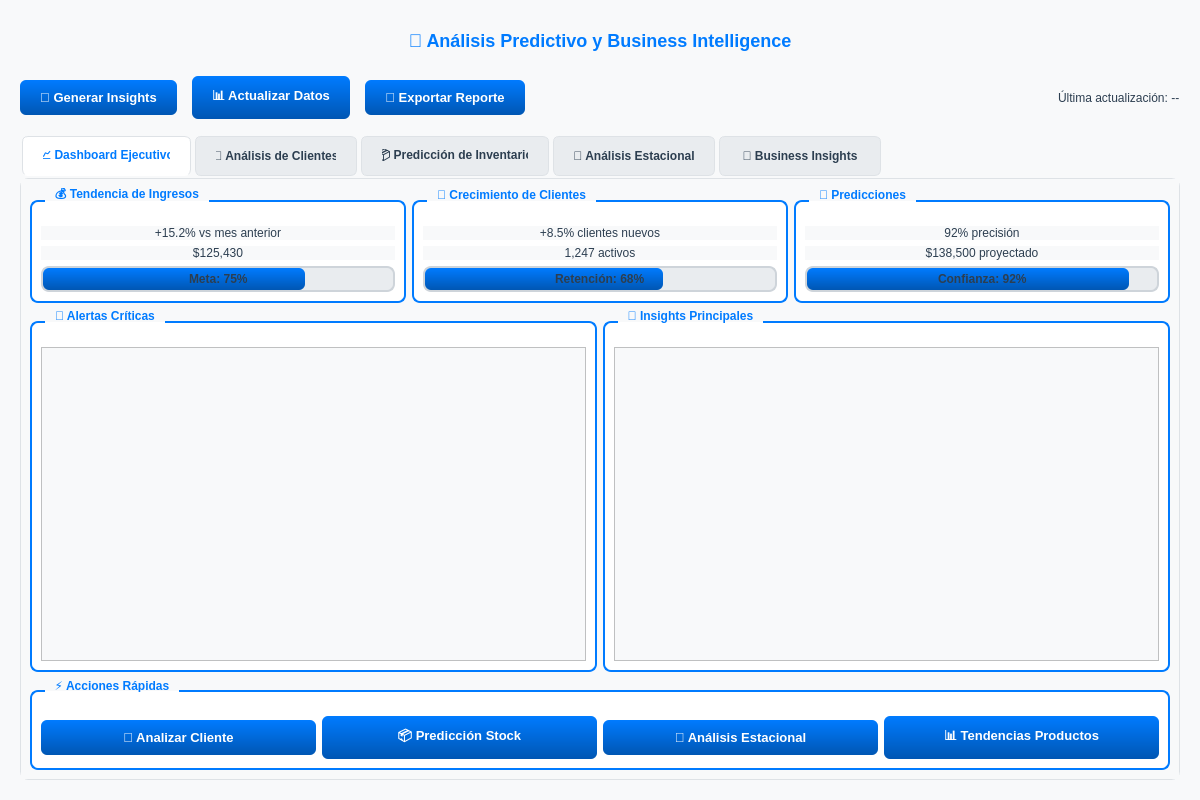
<?xml version="1.0" encoding="UTF-8"?>
<ui version="4.0">
 <class>EnhancedPredictiveAnalyticsWidget</class>
 <widget class="QWidget" name="EnhancedPredictiveAnalyticsWidget">
  <property name="geometry">
   <rect>
    <x>0</x>
    <y>0</y>
    <width>1200</width>
    <height>800</height>
   </rect>
  </property>
  <property name="windowTitle">
   <string>🤖 Análisis Predictivo y Business Intelligence</string>
  </property>
  <property name="styleSheet">
   <string>
QWidget {
    background-color: #f8f9fa;
    color: #2c3e50;
    font-family: 'Segoe UI', Arial, sans-serif;
}

QTabWidget::pane {
    border: 1px solid #dee2e6;
    background-color: white;
    border-radius: 8px;
}

QTabBar::tab {
    background: #e9ecef;
    border: 1px solid #dee2e6;
    padding: 12px 20px;
    margin: 2px;
    border-radius: 6px 6px 0 0;
    font-weight: bold;
    min-width: 120px;
}

QTabBar::tab:selected {
    background: white;
    border-bottom-color: white;
    color: #007bff;
}

QTabBar::tab:hover {
    background: #f8f9fa;
}

QGroupBox {
    font-weight: bold;
    border: 2px solid #007bff;
    border-radius: 8px;
    margin-top: 12px;
    padding-top: 15px;
    background-color: white;
}

QGroupBox::title {
    subcontrol-origin: margin;
    left: 15px;
    padding: 0 8px 0 8px;
    color: #007bff;
    font-size: 14px;
}

QPushButton {
    background: qlineargradient(x1:0, y1:0, x2:0, y2:1, stop:0 #007bff, stop:1 #0056b3);
    color: white;
    border: none;
    border-radius: 6px;
    padding: 10px 20px;
    font-weight: bold;
    font-size: 13px;
    min-width: 100px;
}

QPushButton:hover {
    background: qlineargradient(x1:0, y1:0, x2:0, y2:1, stop:0 #0056b3, stop:1 #004085);
}

QPushButton:pressed {
    background: #004085;
}

QPushButton#btnCritical {
    background: qlineargradient(x1:0, y1:0, x2:0, y2:1, stop:0 #dc3545, stop:1 #c82333);
}

QPushButton#btnCritical:hover {
    background: qlineargradient(x1:0, y1:0, x2:0, y2:1, stop:0 #c82333, stop:1 #bd2130);
}

QPushButton#btnSuccess {
    background: qlineargradient(x1:0, y1:0, x2:0, y2:1, stop:0 #28a745, stop:1 #1e7e34);
}

QPushButton#btnSuccess:hover {
    background: qlineargradient(x1:0, y1:0, x2:0, y2:1, stop:0 #1e7e34, stop:1 #1c7430);
}

QPushButton#btnWarning {
    background: qlineargradient(x1:0, y1:0, x2:0, y2:1, stop:0 #ffc107, stop:1 #e0a800);
    color: #212529;
}

QPushButton#btnWarning:hover {
    background: qlineargradient(x1:0, y1:0, x2:0, y2:1, stop:0 #e0a800, stop:1 #d39e00);
}

QComboBox {
    border: 2px solid #ced4da;
    border-radius: 6px;
    padding: 8px 12px;
    font-size: 13px;
    background: white;
}

QComboBox:focus {
    border-color: #007bff;
}

QComboBox::drop-down {
    border: none;
    width: 20px;
}

QComboBox::down-arrow {
    image: url(:/icons/arrow-down.png);
    width: 12px;
    height: 12px;
}

QTableWidget {
    border: 1px solid #dee2e6;
    border-radius: 8px;
    gridline-color: #e9ecef;
    background-color: white;
    alternate-background-color: #f8f9fa;
    selection-background-color: #007bff;
    selection-color: white;
}

QTableWidget::item {
    padding: 8px;
    border-bottom: 1px solid #e9ecef;
}

QHeaderView::section {
    background: qlineargradient(x1:0, y1:0, x2:0, y2:1, stop:0 #f8f9fa, stop:1 #e9ecef);
    padding: 8px;
    border: 1px solid #dee2e6;
    font-weight: bold;
    color: #495057;
}

QProgressBar {
    border: 2px solid #ced4da;
    border-radius: 8px;
    text-align: center;
    font-weight: bold;
    background-color: #e9ecef;
}

QProgressBar::chunk {
    background: qlineargradient(x1:0, y1:0, x2:0, y2:1, stop:0 #007bff, stop:1 #0056b3);
    border-radius: 6px;
}

QLabel#lblTitle {
    font-size: 18px;
    font-weight: bold;
    color: #007bff;
    padding: 10px;
}

QLabel#lblSubtitle {
    font-size: 14px;
    color: #6c757d;
    font-style: italic;
}

QLabel#lblMetric {
    font-size: 24px;
    font-weight: bold;
    color: #28a745;
    padding: 5px;
}

QLabel#lblAlert {
    color: #dc3545;
    font-weight: bold;
    background-color: #f8d7da;
    border: 1px solid #f5c6cb;
    border-radius: 4px;
    padding: 8px;
}

QTextEdit {
    border: 2px solid #ced4da;
    border-radius: 8px;
    padding: 10px;
    background-color: white;
    font-family: 'Consolas', 'Courier New', monospace;
}

QScrollArea {
    border: none;
    background-color: transparent;
}
   </string>
  </property>
  <layout class="QVBoxLayout" name="mainLayout">
   <property name="spacing">
    <number>15</number>
   </property>
   <property name="leftMargin">
    <number>20</number>
   </property>
   <property name="topMargin">
    <number>20</number>
   </property>
   <property name="rightMargin">
    <number>20</number>
   </property>
   <property name="bottomMargin">
    <number>20</number>
   </property>
   <item>
    <widget class="QLabel" name="lblTitle">
     <property name="text">
      <string>🤖 Análisis Predictivo y Business Intelligence</string>
     </property>
     <property name="alignment">
      <set>Qt::AlignCenter</set>
     </property>
    </widget>
   </item>
   <item>
    <layout class="QHBoxLayout" name="headerLayout">
     <item>
      <widget class="QPushButton" name="btnGenerateInsights">
       <property name="text">
        <string>🔄 Generar Insights</string>
       </property>
       <property name="toolTip">
        <string>Generar reporte completo de insights del negocio</string>
       </property>
      </widget>
     </item>
     <item>
      <widget class="QPushButton" name="btnRefreshData">
       <property name="text">
        <string>📊 Actualizar Datos</string>
       </property>
      </widget>
     </item>
     <item>
      <widget class="QPushButton" name="btnExportReport" id="btnSuccess">
       <property name="text">
        <string>📄 Exportar Reporte</string>
       </property>
      </widget>
     </item>
     <item>
      <spacer name="horizontalSpacer">
       <property name="orientation">
        <enum>Qt::Horizontal</enum>
       </property>
       <property name="sizeHint" stdset="0">
        <size>
         <width>40</width>
         <height>20</height>
        </size>
       </property>
      </spacer>
     </item>
     <item>
      <widget class="QLabel" name="lblLastUpdate">
       <property name="text">
        <string>Última actualización: --</string>
       </property>
      </widget>
     </item>
    </layout>
   </item>
   <item>
    <widget class="QTabWidget" name="tabWidget">
     <property name="currentIndex">
      <number>0</number>
     </property>
     <widget class="QWidget" name="tabExecutiveDashboard">
      <attribute name="title">
       <string>📈 Dashboard Ejecutivo</string>
      </attribute>
      <layout class="QVBoxLayout" name="executiveLayout">
       <item>
        <layout class="QHBoxLayout" name="kpiLayout">
         <item>
          <widget class="QGroupBox" name="grpRevenueTrend">
           <property name="title">
            <string>💰 Tendencia de Ingresos</string>
           </property>
           <layout class="QVBoxLayout" name="revenueLayout">
            <item>
             <widget class="QLabel" name="lblRevenueChange">
              <property name="text">
               <string>+15.2% vs mes anterior</string>
              </property>
              <property name="alignment">
               <set>Qt::AlignCenter</set>
              </property>
             </widget>
            </item>
            <item>
             <widget class="QLabel" name="lblRevenueValue">
              <property name="text">
               <string>$125,430</string>
              </property>
              <property name="alignment">
               <set>Qt::AlignCenter</set>
              </property>
             </widget>
            </item>
            <item>
             <widget class="QProgressBar" name="progressRevenue">
              <property name="value">
               <number>75</number>
              </property>
              <property name="format">
               <string>Meta: %p%</string>
              </property>
             </widget>
            </item>
           </layout>
          </widget>
         </item>
         <item>
          <widget class="QGroupBox" name="grpCustomerGrowth">
           <property name="title">
            <string>👥 Crecimiento de Clientes</string>
           </property>
           <layout class="QVBoxLayout" name="customerLayout">
            <item>
             <widget class="QLabel" name="lblCustomerChange">
              <property name="text">
               <string>+8.5% clientes nuevos</string>
              </property>
              <property name="alignment">
               <set>Qt::AlignCenter</set>
              </property>
             </widget>
            </item>
            <item>
             <widget class="QLabel" name="lblCustomerValue">
              <property name="text">
               <string>1,247 activos</string>
              </property>
              <property name="alignment">
               <set>Qt::AlignCenter</set>
              </property>
             </widget>
            </item>
            <item>
             <widget class="QProgressBar" name="progressCustomers">
              <property name="value">
               <number>68</number>
              </property>
              <property name="format">
               <string>Retención: %p%</string>
              </property>
             </widget>
            </item>
           </layout>
          </widget>
         </item>
         <item>
          <widget class="QGroupBox" name="grpPredictions">
           <property name="title">
            <string>🔮 Predicciones</string>
           </property>
           <layout class="QVBoxLayout" name="predictionsLayout">
            <item>
             <widget class="QLabel" name="lblPredictionAccuracy">
              <property name="text">
               <string>92% precisión</string>
              </property>
              <property name="alignment">
               <set>Qt::AlignCenter</set>
              </property>
             </widget>
            </item>
            <item>
             <widget class="QLabel" name="lblNextMonthForecast">
              <property name="text">
               <string>$138,500 proyectado</string>
              </property>
              <property name="alignment">
               <set>Qt::AlignCenter</set>
              </property>
             </widget>
            </item>
            <item>
             <widget class="QProgressBar" name="progressPredictions">
              <property name="value">
               <number>92</number>
              </property>
              <property name="format">
               <string>Confianza: %p%</string>
              </property>
             </widget>
            </item>
           </layout>
          </widget>
         </item>
        </layout>
       </item>
       <item>
        <layout class="QHBoxLayout" name="alertsLayout">
         <item>
          <widget class="QGroupBox" name="grpAlerts">
           <property name="title">
            <string>🚨 Alertas Críticas</string>
           </property>
           <layout class="QVBoxLayout" name="alertsContentLayout">
            <item>
             <widget class="QListWidget" name="listAlerts">
              <property name="maximumHeight">
               <number>120</number>
              </property>
             </widget>
            </item>
           </layout>
          </widget>
         </item>
         <item>
          <widget class="QGroupBox" name="grpInsights">
           <property name="title">
            <string>💡 Insights Principales</string>
           </property>
           <layout class="QVBoxLayout" name="insightsContentLayout">
            <item>
             <widget class="QListWidget" name="listInsights">
              <property name="maximumHeight">
               <number>120</number>
              </property>
             </widget>
            </item>
           </layout>
          </widget>
         </item>
        </layout>
       </item>
       <item>
        <widget class="QGroupBox" name="grpQuickActions">
         <property name="title">
          <string>⚡ Acciones Rápidas</string>
         </property>
         <layout class="QHBoxLayout" name="quickActionsLayout">
          <item>
           <widget class="QPushButton" name="btnAnalyzeCustomer">
            <property name="text">
             <string>👤 Analizar Cliente</string>
            </property>
           </widget>
          </item>
          <item>
           <widget class="QPushButton" name="btnPredictInventory">
            <property name="text">
             <string>📦 Predicción Stock</string>
            </property>
           </widget>
          </item>
          <item>
           <widget class="QPushButton" name="btnSeasonalAnalysis">
            <property name="text">
             <string>📅 Análisis Estacional</string>
            </property>
           </widget>
          </item>
          <item>
           <widget class="QPushButton" name="btnProductTrends" id="btnWarning">
            <property name="text">
             <string>📊 Tendencias Productos</string>
            </property>
           </widget>
          </item>
         </layout>
        </widget>
       </item>
      </layout>
     </widget>
     <widget class="QWidget" name="tabCustomerAnalysis">
      <attribute name="title">
       <string>👥 Análisis de Clientes</string>
      </attribute>
      <layout class="QVBoxLayout" name="customerAnalysisLayout">
       <item>
        <layout class="QHBoxLayout" name="customerControlsLayout">
         <item>
          <widget class="QLabel" name="lblSelectCustomer">
           <property name="text">
            <string>Seleccionar Cliente:</string>
           </property>
          </widget>
         </item>
         <item>
          <widget class="QComboBox" name="cmbCustomers">
           <property name="minimumWidth">
            <number>250</number>
           </property>
          </widget>
         </item>
         <item>
          <widget class="QPushButton" name="btnAnalyzeSelectedCustomer">
           <property name="text">
            <string>🔍 Analizar</string>
           </property>
          </widget>
         </item>
         <item>
          <spacer name="horizontalSpacer_2">
           <property name="orientation">
            <enum>Qt::Horizontal</enum>
           </property>
           <property name="sizeHint" stdset="0">
            <size>
             <width>40</width>
             <height>20</height>
            </size>
           </property>
          </spacer>
         </item>
         <item>
          <widget class="QPushButton" name="btnCustomerSegments" id="btnSuccess">
           <property name="text">
            <string>📊 Análisis Segmentos</string>
           </property>
          </widget>
         </item>
        </layout>
       </item>
       <item>
        <layout class="QHBoxLayout" name="customerResultsLayout">
         <item>
          <widget class="QGroupBox" name="grpCustomerProfile">
           <property name="title">
            <string>👤 Perfil del Cliente</string>
           </property>
           <layout class="QVBoxLayout" name="customerProfileLayout">
            <item>
             <widget class="QTextEdit" name="txtCustomerProfile">
              <property name="maximumHeight">
               <number>200</number>
              </property>
              <property name="html">
               <string>&lt;!DOCTYPE HTML PUBLIC &quot;-//W3C//DTD HTML 4.0//EN&quot; &quot;http://www.w3.org/TR/REC-html40/strict.dtd&quot;&gt;
&lt;html&gt;&lt;head&gt;&lt;meta name=&quot;qrichtext&quot; content=&quot;1&quot; /&gt;&lt;style type=&quot;text/css&quot;&gt;
p, li { white-space: pre-wrap; }
&lt;/style&gt;&lt;/head&gt;&lt;body style=&quot; font-family:'Consolas','Courier New',monospace; font-size:9pt; font-weight:400; font-style:normal;&quot;&gt;
&lt;p style=&quot; margin-top:0px; margin-bottom:0px; margin-left:0px; margin-right:0px; -qt-block-indent:0; text-indent:0px;&quot;&gt;&lt;span style=&quot; color:#6c757d;&quot;&gt;Seleccione un cliente para ver su análisis completo...&lt;/span&gt;&lt;/p&gt;&lt;/body&gt;&lt;/html&gt;</string>
              </property>
             </widget>
            </item>
           </layout>
          </widget>
         </item>
         <item>
          <widget class="QGroupBox" name="grpPredictions_2">
           <property name="title">
            <string>🔮 Predicciones</string>
           </property>
           <layout class="QVBoxLayout" name="customerPredictionsLayout">
            <item>
             <widget class="QTextEdit" name="txtCustomerPredictions">
              <property name="maximumHeight">
               <number>200</number>
              </property>
              <property name="html">
               <string>&lt;!DOCTYPE HTML PUBLIC &quot;-//W3C//DTD HTML 4.0//EN&quot; &quot;http://www.w3.org/TR/REC-html40/strict.dtd&quot;&gt;
&lt;html&gt;&lt;head&gt;&lt;meta name=&quot;qrichtext&quot; content=&quot;1&quot; /&gt;&lt;style type=&quot;text/css&quot;&gt;
p, li { white-space: pre-wrap; }
&lt;/style&gt;&lt;/head&gt;&lt;body style=&quot; font-family:'Consolas','Courier New',monospace; font-size:9pt; font-weight:400; font-style:normal;&quot;&gt;
&lt;p style=&quot; margin-top:0px; margin-bottom:0px; margin-left:0px; margin-right:0px; -qt-block-indent:0; text-indent:0px;&quot;&gt;&lt;span style=&quot; color:#6c757d;&quot;&gt;Las predicciones aparecerán aquí...&lt;/span&gt;&lt;/p&gt;&lt;/body&gt;&lt;/html&gt;</string>
              </property>
             </widget>
            </item>
           </layout>
          </widget>
         </item>
        </layout>
       </item>
       <item>
        <widget class="QGroupBox" name="grpCustomerRecommendations">
         <property name="title">
          <string>💼 Recomendaciones de Productos</string>
         </property>
         <layout class="QVBoxLayout" name="recommendationsLayout">
          <item>
           <widget class="QTableWidget" name="tblProductRecommendations">
            <property name="alternatingRowColors">
             <bool>true</bool>
            </property>
            <property name="selectionBehavior">
             <enum>QAbstractItemView::SelectRows</enum>
            </property>
            <property name="sortingEnabled">
             <bool>true</bool>
            </property>
           </widget>
          </item>
         </layout>
        </widget>
       </item>
      </layout>
     </widget>
     <widget class="QWidget" name="tabInventoryPredictions">
      <attribute name="title">
       <string>📦 Predicción de Inventario</string>
      </attribute>
      <layout class="QVBoxLayout" name="inventoryLayout">
       <item>
        <layout class="QHBoxLayout" name="inventoryControlsLayout">
         <item>
          <widget class="QLabel" name="lblSelectProduct">
           <property name="text">
            <string>Producto:</string>
           </property>
          </widget>
         </item>
         <item>
          <widget class="QComboBox" name="cmbProducts">
           <property name="minimumWidth">
            <number>300</number>
           </property>
          </widget>
         </item>
         <item>
          <widget class="QLabel" name="lblPredictionDays">
           <property name="text">
            <string>Días a predecir:</string>
           </property>
          </widget>
         </item>
         <item>
          <widget class="QComboBox" name="cmbPredictionDays">
           <item>
            <property name="text">
             <string>30 días</string>
            </property>
           </item>
           <item>
            <property name="text">
             <string>60 días</string>
            </property>
           </item>
           <item>
            <property name="text">
             <string>90 días</string>
            </property>
           </item>
          </widget>
         </item>
         <item>
          <widget class="QPushButton" name="btnPredictSelectedProduct">
           <property name="text">
            <string>🔮 Predecir Demanda</string>
           </property>
          </widget>
         </item>
         <item>
          <spacer name="horizontalSpacer_3">
           <property name="orientation">
            <enum>Qt::Horizontal</enum>
           </property>
           <property name="sizeHint" stdset="0">
            <size>
             <width>40</width>
             <height>20</height>
            </size>
           </property>
          </spacer>
         </item>
        </layout>
       </item>
       <item>
        <layout class="QHBoxLayout" name="inventoryResultsLayout">
         <item>
          <widget class="QGroupBox" name="grpDemandPrediction">
           <property name="title">
            <string>📊 Predicción de Demanda</string>
           </property>
           <layout class="QVBoxLayout" name="demandLayout">
            <item>
             <widget class="QLabel" name="lblPredictedDemand">
              <property name="text">
               <string>Demanda Predicha: -- unidades</string>
              </property>
             </widget>
            </item>
            <item>
             <widget class="QLabel" name="lblSuggestedStock">
              <property name="text">
               <string>Stock Sugerido: -- unidades</string>
              </property>
             </widget>
            </item>
            <item>
             <widget class="QLabel" name="lblConfidenceLevel">
              <property name="text">
               <string>Nivel de Confianza: --%</string>
              </property>
             </widget>
            </item>
            <item>
             <widget class="QProgressBar" name="progressDemandConfidence">
              <property name="value">
               <number>0</number>
              </property>
              <property name="format">
               <string>%p%</string>
              </property>
             </widget>
            </item>
           </layout>
          </widget>
         </item>
         <item>
          <widget class="QGroupBox" name="grpHistoricalData">
           <property name="title">
            <string>📈 Datos Históricos</string>
           </property>
           <layout class="QVBoxLayout" name="historicalLayout">
            <item>
             <widget class="QLabel" name="lblAvgDailyDemand">
              <property name="text">
               <string>Demanda Diaria Promedio: --</string>
              </property>
             </widget>
            </item>
            <item>
             <widget class="QLabel" name="lblMaxDemand">
              <property name="text">
               <string>Demanda Máxima: --</string>
              </property>
             </widget>
            </item>
            <item>
             <widget class="QLabel" name="lblTrendDirection">
              <property name="text">
               <string>Tendencia: --</string>
              </property>
             </widget>
            </item>
            <item>
             <widget class="QLabel" name="lblVariability">
              <property name="text">
               <string>Variabilidad: --</string>
              </property>
             </widget>
            </item>
           </layout>
          </widget>
         </item>
        </layout>
       </item>
       <item>
        <widget class="QGroupBox" name="grpInventoryRecommendations">
         <property name="title">
          <string>💡 Recomendaciones de Inventario</string>
         </property>
         <layout class="QVBoxLayout" name="inventoryRecommendationsLayout">
          <item>
           <widget class="QTextEdit" name="txtInventoryRecommendations">
            <property name="maximumHeight">
             <number>150</number>
            </property>
            <property name="html">
             <string>&lt;!DOCTYPE HTML PUBLIC &quot;-//W3C//DTD HTML 4.0//EN&quot; &quot;http://www.w3.org/TR/REC-html40/strict.dtd&quot;&gt;
&lt;html&gt;&lt;head&gt;&lt;meta name=&quot;qrichtext&quot; content=&quot;1&quot; /&gt;&lt;style type=&quot;text/css&quot;&gt;
p, li { white-space: pre-wrap; }
&lt;/style&gt;&lt;/head&gt;&lt;body style=&quot; font-family:'Consolas','Courier New',monospace; font-size:9pt; font-weight:400; font-style:normal;&quot;&gt;
&lt;p style=&quot; margin-top:0px; margin-bottom:0px; margin-left:0px; margin-right:0px; -qt-block-indent:0; text-indent:0px;&quot;&gt;&lt;span style=&quot; color:#6c757d;&quot;&gt;Seleccione un producto para ver recomendaciones de inventario...&lt;/span&gt;&lt;/p&gt;&lt;/body&gt;&lt;/html&gt;</string>
            </property>
           </widget>
          </item>
         </layout>
        </widget>
       </item>
      </layout>
     </widget>
     <widget class="QWidget" name="tabSeasonalAnalysis">
      <attribute name="title">
       <string>📅 Análisis Estacional</string>
      </attribute>
      <layout class="QVBoxLayout" name="seasonalLayout">
       <item>
        <layout class="QHBoxLayout" name="seasonalControlsLayout">
         <item>
          <widget class="QLabel" name="lblAnalysisPeriod">
           <property name="text">
            <string>Período de Análisis:</string>
           </property>
          </widget>
         </item>
         <item>
          <widget class="QComboBox" name="cmbAnalysisPeriod">
           <item>
            <property name="text">
             <string>Últimos 12 meses</string>
            </property>
           </item>
           <item>
            <property name="text">
             <string>Últimos 18 meses</string>
            </property>
           </item>
           <item>
            <property name="text">
             <string>Últimos 24 meses</string>
            </property>
           </item>
          </widget>
         </item>
         <item>
          <widget class="QPushButton" name="btnAnalyzeSeasonal">
           <property name="text">
            <string>📊 Analizar Estacionalidad</string>
           </property>
          </widget>
         </item>
         <item>
          <spacer name="horizontalSpacer_4">
           <property name="orientation">
            <enum>Qt::Horizontal</enum>
           </property>
           <property name="sizeHint" stdset="0">
            <size>
             <width>40</width>
             <height>20</height>
            </size>
           </property>
          </spacer>
         </item>
         <item>
          <widget class="QPushButton" name="btnExportSeasonalData" id="btnSuccess">
           <property name="text">
            <string>📤 Exportar Datos</string>
           </property>
          </widget>
         </item>
        </layout>
       </item>
       <item>
        <layout class="QHBoxLayout" name="seasonalStatsLayout">
         <item>
          <widget class="QGroupBox" name="grpSeasonalStrength">
           <property name="title">
            <string>🌡️ Fuerza Estacional</string>
           </property>
           <layout class="QVBoxLayout" name="seasonalStrengthLayout">
            <item>
             <widget class="QLabel" name="lblSeasonalStrength">
              <property name="text">
               <string>Nivel: --</string>
              </property>
              <property name="alignment">
               <set>Qt::AlignCenter</set>
              </property>
             </widget>
            </item>
            <item>
             <widget class="QProgressBar" name="progressSeasonalStrength">
              <property name="value">
               <number>0</number>
              </property>
             </widget>
            </item>
            <item>
             <widget class="QLabel" name="lblSeasonalDescription">
              <property name="text">
               <string>Descripción: --</string>
              </property>
              <property name="wordWrap">
               <bool>true</bool>
              </property>
              <property name="alignment">
               <set>Qt::AlignCenter</set>
              </property>
             </widget>
            </item>
           </layout>
          </widget>
         </item>
         <item>
          <widget class="QGroupBox" name="grpPeakSeason">
           <property name="title">
            <string>📈 Temporada Alta</string>
           </property>
           <layout class="QVBoxLayout" name="peakSeasonLayout">
            <item>
             <widget class="QLabel" name="lblPeakMonth">
              <property name="text">
               <string>Mes Pico: --</string>
              </property>
              <property name="alignment">
               <set>Qt::AlignCenter</set>
              </property>
             </widget>
            </item>
            <item>
             <widget class="QLabel" name="lblPeakRevenue">
              <property name="text">
               <string>Ingresos Promedio: $--</string>
              </property>
              <property name="alignment">
               <set>Qt::AlignCenter</set>
              </property>
             </widget>
            </item>
            <item>
             <widget class="QLabel" name="lblPeakTransactions">
              <property name="text">
               <string>Transacciones: --</string>
              </property>
              <property name="alignment">
               <set>Qt::AlignCenter</set>
              </property>
             </widget>
            </item>
           </layout>
          </widget>
         </item>
         <item>
          <widget class="QGroupBox" name="grpLowSeason">
           <property name="title">
            <string>📉 Temporada Baja</string>
           </property>
           <layout class="QVBoxLayout" name="lowSeasonLayout">
            <item>
             <widget class="QLabel" name="lblLowMonth">
              <property name="text">
               <string>Mes Bajo: --</string>
              </property>
              <property name="alignment">
               <set>Qt::AlignCenter</set>
              </property>
             </widget>
            </item>
            <item>
             <widget class="QLabel" name="lblLowRevenue">
              <property name="text">
               <string>Ingresos Promedio: $--</string>
              </property>
              <property name="alignment">
               <set>Qt::AlignCenter</set>
              </property>
             </widget>
            </item>
            <item>
             <widget class="QLabel" name="lblLowTransactions">
              <property name="text">
               <string>Transacciones: --</string>
              </property>
              <property name="alignment">
               <set>Qt::AlignCenter</set>
              </property>
             </widget>
            </item>
           </layout>
          </widget>
         </item>
        </layout>
       </item>
       <item>
        <widget class="QGroupBox" name="grpMonthlyPatterns">
         <property name="title">
          <string>📊 Patrones Mensuales</string>
         </property>
         <layout class="QVBoxLayout" name="monthlyPatternsLayout">
          <item>
           <widget class="QTableWidget" name="tblMonthlyPatterns">
            <property name="alternatingRowColors">
             <bool>true</bool>
            </property>
            <property name="selectionBehavior">
             <enum>QAbstractItemView::SelectRows</enum>
            </property>
            <property name="sortingEnabled">
             <bool>true</bool>
            </property>
           </widget>
          </item>
         </layout>
        </widget>
       </item>
       <item>
        <widget class="QGroupBox" name="grpSeasonalRecommendations">
         <property name="title">
          <string>💡 Recomendaciones Estacionales</string>
         </property>
         <layout class="QVBoxLayout" name="seasonalRecommendationsLayout">
          <item>
           <widget class="QListWidget" name="listSeasonalRecommendations">
            <property name="maximumHeight">
             <number>120</number>
            </property>
           </widget>
          </item>
         </layout>
        </widget>
       </item>
      </layout>
     </widget>
     <widget class="QWidget" name="tabBusinessInsights">
      <attribute name="title">
       <string>💡 Business Insights</string>
      </attribute>
      <layout class="QVBoxLayout" name="insightsLayout">
       <item>
        <layout class="QHBoxLayout" name="insightsControlsLayout">
         <item>
          <widget class="QPushButton" name="btnGenerateFullReport">
           <property name="text">
            <string>🎯 Generar Reporte Completo</string>
           </property>
          </widget>
         </item>
         <item>
          <widget class="QPushButton" name="btnScheduleReport" id="btnWarning">
           <property name="text">
            <string>⏰ Programar Reportes</string>
           </property>
          </widget>
         </item>
         <item>
          <spacer name="horizontalSpacer_5">
           <property name="orientation">
            <enum>Qt::Horizontal</enum>
           </property>
           <property name="sizeHint" stdset="0">
            <size>
             <width>40</width>
             <height>20</height>
            </size>
           </property>
          </spacer>
         </item>
         <item>
          <widget class="QPushButton" name="btnSaveInsights" id="btnSuccess">
           <property name="text">
            <string>💾 Guardar Insights</string>
           </property>
          </widget>
         </item>
        </layout>
       </item>
       <item>
        <widget class="QScrollArea" name="scrollInsights">
         <property name="widgetResizable">
          <bool>true</bool>
         </property>
         <widget class="QWidget" name="scrollAreaWidgetContents">
          <property name="geometry">
           <rect>
            <x>0</x>
            <y>0</y>
            <width>1156</width>
            <height>600</height>
           </rect>
          </property>
          <layout class="QVBoxLayout" name="scrollLayout">
           <item>
            <widget class="QGroupBox" name="grpExecutiveSummary">
             <property name="title">
              <string>📋 Resumen Ejecutivo</string>
             </property>
             <layout class="QVBoxLayout" name="executiveSummaryLayout">
              <item>
               <widget class="QTextEdit" name="txtExecutiveSummary">
                <property name="maximumHeight">
                 <number>150</number>
                </property>
                <property name="html">
                 <string>&lt;!DOCTYPE HTML PUBLIC &quot;-//W3C//DTD HTML 4.0//EN&quot; &quot;http://www.w3.org/TR/REC-html40/strict.dtd&quot;&gt;
&lt;html&gt;&lt;head&gt;&lt;meta name=&quot;qrichtext&quot; content=&quot;1&quot; /&gt;&lt;style type=&quot;text/css&quot;&gt;
p, li { white-space: pre-wrap; }
&lt;/style&gt;&lt;/head&gt;&lt;body style=&quot; font-family:'Consolas','Courier New',monospace; font-size:9pt; font-weight:400; font-style:normal;&quot;&gt;
&lt;p style=&quot; margin-top:0px; margin-bottom:0px; margin-left:0px; margin-right:0px; -qt-block-indent:0; text-indent:0px;&quot;&gt;&lt;span style=&quot; color:#6c757d;&quot;&gt;Genere un reporte completo para ver el resumen ejecutivo...&lt;/span&gt;&lt;/p&gt;&lt;/body&gt;&lt;/html&gt;</string>
                </property>
               </widget>
              </item>
             </layout>
            </widget>
           </item>
           <item>
            <layout class="QHBoxLayout" name="insightsCategoriesLayout">
             <item>
              <widget class="QGroupBox" name="grpKeyInsights">
               <property name="title">
                <string>🔑 Insights Clave</string>
               </property>
               <layout class="QVBoxLayout" name="keyInsightsLayout">
                <item>
                 <widget class="QListWidget" name="listKeyInsights">
                  <property name="maximumHeight">
                   <number>200</number>
                  </property>
                 </widget>
                </item>
               </layout>
              </widget>
             </item>
             <item>
              <widget class="QGroupBox" name="grpStrategicRecommendations">
               <property name="title">
                <string>🎯 Recomendaciones Estratégicas</string>
               </property>
               <layout class="QVBoxLayout" name="strategicLayout">
                <item>
                 <widget class="QListWidget" name="listStrategicRecommendations">
                  <property name="maximumHeight">
                   <number>200</number>
                  </property>
                 </widget>
                </item>
               </layout>
              </widget>
             </item>
            </layout>
           </item>
           <item>
            <widget class="QGroupBox" name="grpBusinessMetrics">
             <property name="title">
              <string>📊 Métricas de Negocio</string>
             </property>
             <layout class="QVBoxLayout" name="businessMetricsLayout">
              <item>
               <widget class="QTableWidget" name="tblBusinessMetrics">
                <property name="maximumHeight">
                 <number>200</number>
                </property>
                <property name="alternatingRowColors">
                 <bool>true</bool>
                </property>
                <property name="selectionBehavior">
                 <enum>QAbstractItemView::SelectRows</enum>
                </property>
                <property name="sortingEnabled">
                 <bool>true</bool>
                </property>
               </widget>
              </item>
             </layout>
            </widget>
           </item>
          </layout>
         </widget>
        </widget>
       </item>
      </layout>
     </widget>
    </widget>
   </item>
  </layout>
 </widget>
 <resources/>
 <connections/>
</ui>
